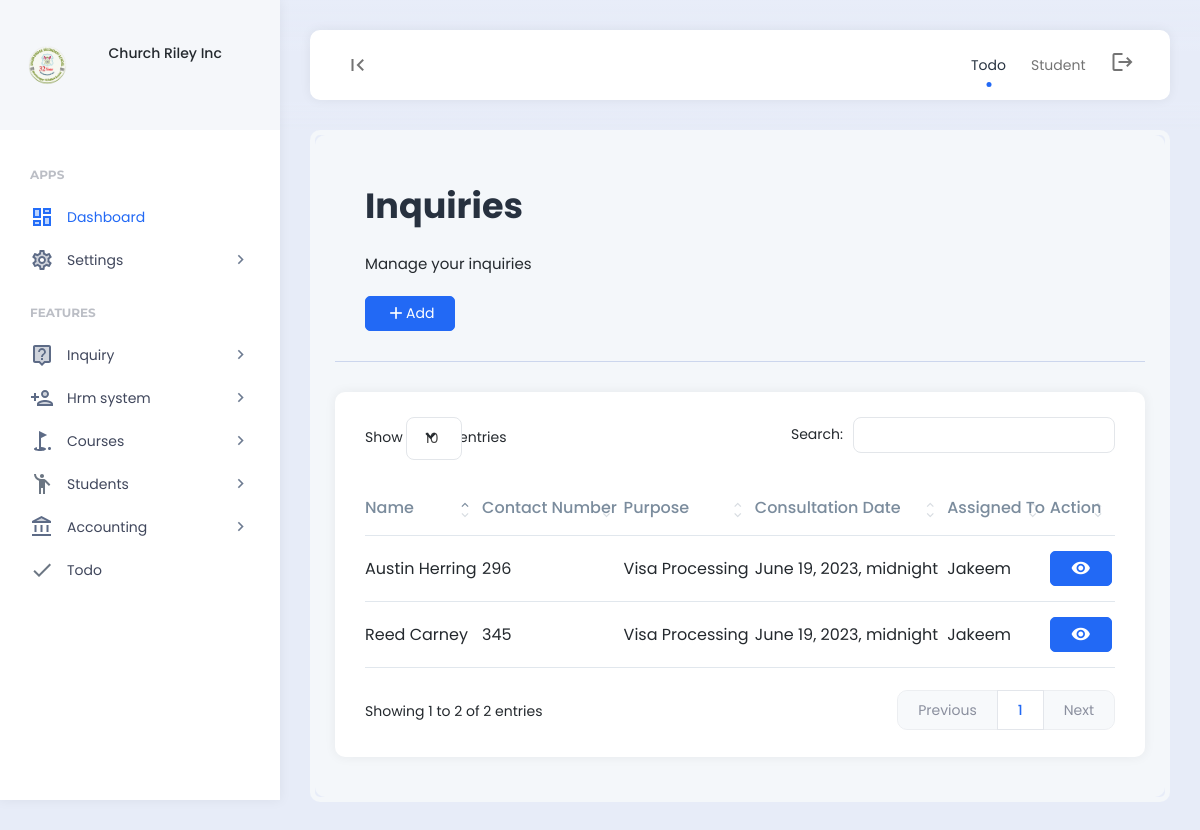
Before: /inquiry/ (signed in) with the older database file.
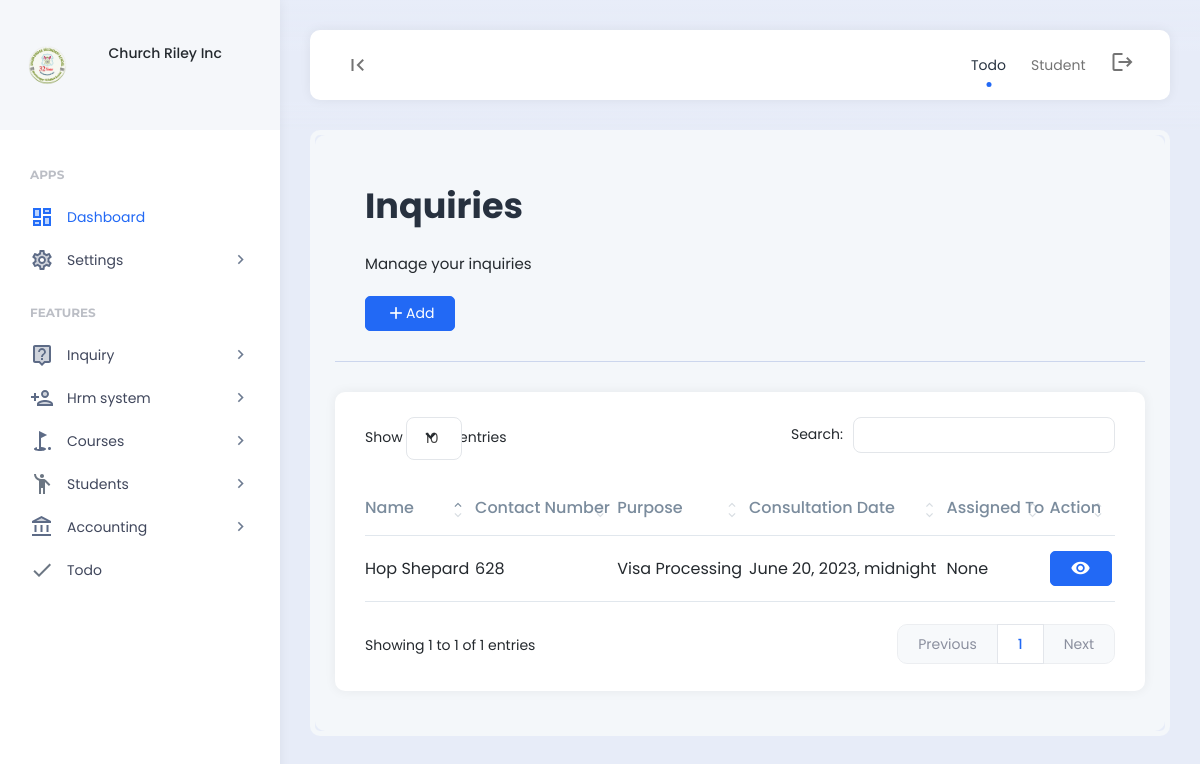
After: the same page with the newer database file.
### features/models.py (models this page shows, shortened)
class Company(models.Model):
    company_name = models.CharField(max_length=255)
    company_address = models.CharField(max_length=255)
    company_email = models.CharField(max_length=255)
    company_contact_number = models.CharField(max_length=255)
    company_logo = models.ImageField(upload_to='company_images/')
    payment_terms = models.TextField()
    created = models.DateField(auto_now_add=True)
    class Meta:
        verbose_name_plural = "03. Company Setup"

### studentinquiry/models.py (models this page shows, shortened)
class StudentInquiry(models.Model):
    first_name = models.CharField(max_length=255)
    last_name = models.CharField(max_length=255)
    dob=models.CharField(max_length=255)
    guardian_name = models.CharField(max_length=255)
    marital_status=models.CharField(max_length=255,default="Single")
    email = models.CharField(max_length=255)
    contact = models.CharField(max_length=255)
    temporary_address = models.CharField(max_length=255)
    permanent_address = models.CharField(max_length=255)
    purpose = models.ForeignKey(InquiryPurpose,on_delete=models.CASCADE,null=True,blank=True)
    institution1 = models.CharField(max_length=100,null=True,blank=True)
    passed_year1 = models.PositiveIntegerField(null=True,blank=True)
    percentage1 = models.DecimalField(max_digits=5, decimal_places=2,null=True,blank=True)
    institution2 = models.CharField(max_length=100,null=True,blank=True)
    passed_year2 = models.PositiveIntegerField(null=True,blank=True)
    percentage2 = models.DecimalField(max_digits=5, decimal_places=2,null=True,blank=True)
    institution3 = models.CharField(max_length=100,null=True,blank=True)
    passed_year3 = models.PositiveIntegerField(null=True,blank=True)
    percentage3 = models.DecimalField(max_digits=5, decimal_places=2,null=True,blank=True)
    course = models.CharField(max_length=100,default=True)
    college = models.CharField(max_length=100,default=True)
    country = models.CharField(max_length=100,default=True)
    city = models.CharField(max_length=100,default=True)
    intake = models.CharField(max_length=100,default=True)
    applied_country = models.CharField(max_length=100, blank=True, null=True)
    applied_date = models.CharField(max_length=100,blank=True, null=True)
    other=models.CharField(max_length=255,blank=True, null=True)
    date = models.DateTimeField(blank=True, null=True)
    remarks= models.CharField(max_length=255,null=True,blank=True)
    assigned = models.ForeignKey(Employee,on_delete=models.SET_NULL,null=True,blank=True)
    is_verified = models.BooleanField(default=False)
    is_active = models.BooleanField(default=True)
    created = models.DateTimeField(auto_now_add=True)
    closed_reason=models.CharField(max_length=255,null=True)
    class Meta:
        verbose_name_plural = "03. Inquiries"

class InquiryPurpose(models.Model):
    purpose = models.CharField(max_length=200)
    def __str__(self):
        return self.purpose
    class Meta:
        verbose_name_plural = "02.  purpose"

### hrm/models.py (models this page shows)
class Employee(models.Model):
    department = models.ForeignKey(Department, on_delete=models.SET_NULL,null=True)
    designation = models.ForeignKey(Designation, on_delete=models.SET_NULL,null=True)
    user = models.OneToOneField(User, on_delete=models.CASCADE)
    permission = models.ForeignKey(Permission,on_delete=models.SET_NULL,null=True, blank=True)
    code = models.CharField(max_length=100,null=True, blank=True)
    email = models.CharField(max_length=200,null=True, blank=True)
    contact = models.CharField(max_length=200,null=True, blank=True)
    address = models.CharField(max_length=200,null=True, blank=True)
    emp_salary = models.CharField(max_length=200,null=True, blank=True)
    emp_password = models.CharField(max_length=200,null=True, blank=True)
    date_joined = models.DateTimeField(null=True, blank=True)
    date_modified = models.DateTimeField(auto_now=True)
    created = models.DateTimeField(auto_now_add=True)
    def __str__(self):
        return self.user.first_name
    class Meta:
        verbose_name_plural = "01. Employees"

### studentinquiry/views.py (the view)
# urls.py: path("inquiry/", views.inquiry, name="inquiry"),
def inquiry(request):
    if 'read_inquiry' in custom_data_views(request):
        new_inquiries = StudentInquiry.objects.filter(is_active = True, is_verified = False).order_by('created')
        context={
            'new_inquiries':new_inquiries,
        }
        return render(request,'inquiry/inquiry.html',context)
    else:
        messages.info(request, "Unauthorized access.")
        return redirect('home')

### account/models.py (called while the page is built)
    def __str__(self):
        return self.role.role

### templates/inquiry/inquiry.html
{% include 'header.html' %}
<div class="app-content">
    <div class="content-wrapper">
        <div class="example-container">
            <div class="example-content bg-light">
                <div class="page-description d-flex align-items-center">
                    <div class="page-description-content flex-grow-1">
                        <h1>Inquiries</h1>
                        <span>Manage your inquiries</span>
                    </div>
                    <div class="page-description-actions">
                        <a href="{% url 'add_inquiry' %}" class="btn btn-primary"><i class="material-icons">add</i>Add</a>
                    </div>
                </div>
				<div class="card">
					<div class="card-body">
						<table id="datatable1" class="display" style="width:100%">
							<thead>
								<tr>
									<th>Name</th>
									<th>Contact Number</th>
									<th>Purpose </th>
									<th>Consultation Date </th>
									<th>Assigned To</th>
									<th>Action</th>
								</tr>
							</thead>
							<tbody>
								{% for inquiry in new_inquiries %}
								<tr>
									<td>{{inquiry.first_name}} {{inquiry.last_name}}</td>
									<td>{{inquiry.contact}}</td>
									<td>{{inquiry.purpose}}</td>
									<td>{{inquiry.date}}</td>
									<td>{{inquiry.assigned}}</td>
									<td>
										<div class="d-flex align-items-center">
											<div class="d-flex">
												{% if 'read_inquiry' in permissions %}
												<a href="{% url 'view_inquiry' id=inquiry.id %}" class="btn btn-primary"><i class="material-icons">visibility</i></a>
												{% endif %}
											</div>
										</div>
									</td>
								</tr>
								{% endfor %}
							</tbody>
						</table>
					</div>
				</div>
            </div>
        </div>
    </div>
</div>
{% include 'footer.html' %}

### templates/header.html (shortened to what this page needs)
{% load static %}
<body>
    {% include 'nav_links.html' %}
    <div class="app align-content-stretch d-flex flex-wrap">
        <div class="app-sidebar">
            <div class="logo d-flex align-items-center">
                <div class="row">
                    <div class="col-2">
                        <img src="{{company.company_logo.url}}" height="40">
                    </div>
                    <div class="col-2"></div>
                    <div class="col-8">
                        <div class="sidebar-user-switcher user-activity-online">
                            <h6>{{company.company_name}}</h6>
                        </div>
                    </div>
                </div>
            </div>
            <div class="app-menu">
                <ul class="accordion-menu">
                    <li class="sidebar-title">
                        Apps
                    </li>
                    <li class="active-page">
                        <a href="{% url 'home' %}" class="active"><i class="material-icons-two-tone">dashboard</i>Dashboard</a>
                    </li>
                    <li>
                        <a href=""><i class="material-icons-two-tone">settings</i>Settings<i class="material-icons has-sub-menu">keyboard_arrow_right</i></a>
                    </li>
                    <li class="sidebar-title">
                        Features
                    </li>
                    <li>
                        <a href=""><i class="material-icons-two-tone">live_help</i>Inquiry<i class="material-icons has-sub-menu">keyboard_arrow_right</i></a>
                    </li>
                    <li>
                        <a href=""><i class="material-icons-two-tone">person_add</i>Hrm system<i class="material-icons has-sub-menu">keyboard_arrow_right</i></a>
                    </li>
                    <li>
                        <a href=""><i class="material-icons-two-tone">golf_course</i>Courses<i class="material-icons has-sub-menu">keyboard_arrow_right</i></a>
                    </li>
                    <li>
                        <a href="#"><i class="material-icons-two-tone">emoji_people</i>Students<i class="material-icons has-sub-menu">keyboard_arrow_right</i></a>
                            </li>
                        </ul>
                    <li>
                        <a href="#"><i class="material-icons-two-tone">account_balance</i>Accounting<i class="material-icons has-sub-menu">keyboard_arrow_right</i></a>
                    </li>
                    <li>
                        <a href="{% url 'todo' %}"><i class="material-icons-two-tone">done</i>Todo</a>
                    </li>
            </div>
        </div>
        <div class="app-container">
            <div class="app-header">
                <nav class="navbar navbar-light navbar-expand">
                    <div class="container-fluid">
                        <div class="navbar-nav" id="navbarNav">
                            <ul class="navbar-nav">
                                <li class="nav-item">
                                    <a class="nav-link hide-sidebar-toggle-button" href="#"><i class="material-icons">first_page</i></a>
                                </li>
                            </ul>
                        </div>
                        <div class="d-flex">
                            <ul class="navbar-nav">
                                <li class="nav-item hidden-on-mobile">
                                    <a class="nav-link active" href="{% url 'todo' %}">Todo</a>
                                </li>
                                <li class="nav-item hidden-on-mobile">
                                    <a class="nav-link" href="{% url 'student' %}">Student</a>
                                </li>
                                <li class="nav-item">
                                    <a class="nav-link" href="{% url 'logout' %}"><i class="material-icons">logout</i></a>
                                </li>
                            </ul>
                        </div>
                    </div>
                </nav>
            </div>

### templates/nav_links.html (shortened to what this page needs)
{% load static %}
<!DOCTYPE html>
<html lang="en">
<head>
    <link href="{% static 'assets/plugins/bootstrap/css/bootstrap.min.css' %}" rel="stylesheet">
    <link href="{% static 'assets/plugins/perfectscroll/perfect-scrollbar.css' %}" rel="stylesheet">
    <link href="{% static 'assets/plugins/pace/pace.css' %}" rel="stylesheet">
    <link href="{% static 'assets/plugins/datatables/datatables.min.css' %}" rel="stylesheet">
    <link href="{% static 'assets/css/main.min.css' %}" rel="stylesheet">
    <link href="{% static 'assets/css/custom.css'%}" rel="stylesheet">
    <link href="{% static 'assets/plugins/highlight/styles/github-gist.css' %}" rel="stylesheet">
    <link href="{% static 'assets/plugins/summernote/summernote-lite.min.css' %}" rel="stylesheet">
    <link href="{% static 'assets/plugins/select2/css/select2.min.css' %}" rel="stylesheet">
    <link href="{% static 'assets/plugins/flatpickr/flatpickr.min.css' %}" rel="stylesheet">
</head>

### templates/footer.html (shortened to what this page needs)
</div>
</div>
 {% load static %}
</body>
</html>

Changed rows visible on the page:
removed StudentInquiry: first_name "Reed", last_name "Carney", contact "345", purpose "Visa Processing", date "June 19, 2023, midnight", assigned "Jakeem"
removed StudentInquiry: first_name "Austin", last_name "Herring", contact "296", purpose "Visa Processing", date "June 19, 2023, midnight", assigned "Jakeem"
added StudentInquiry: first_name "Hop", last_name "Shepard", contact "628", purpose "Visa Processing", date "June 20, 2023, midnight", assigned "None"
Other visible differences:
text written by a page script: "Show entries Search: Showing 1 to 2 of 2 entries Previous 1 Next" → "Show entries Search: Showing 1 to 1 of 1 entries Previous 1 Next"
